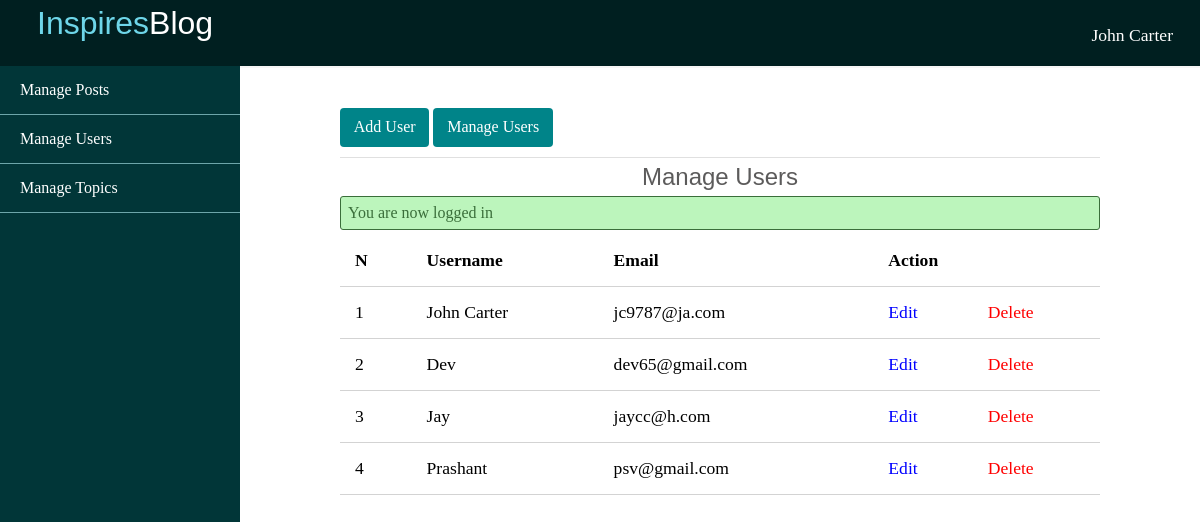
/blogs/admin/users/index.php (signed in), run on the app's committed database.
### tables this page shows
CREATE TABLE IF NOT EXISTS `users` (
  `id` int(11) NOT NULL AUTO_INCREMENT,
  `admin` tinyint(4) NOT NULL,
  `username` varchar(255) NOT NULL,
  `email` varchar(255) NOT NULL,
  `password` varchar(255) NOT NULL,
  `created_at` timestamp NOT NULL DEFAULT CURRENT_TIMESTAMP,
  PRIMARY KEY (`id`),
  UNIQUE KEY `email` (`email`)
);

### blogs/app/controllers/users.php (called while the page is built, shortened)
<?php
include(ROOT_PATH . "/app/database/db.php");
$table='users';
$admin_users = selectAll($table);

### blogs/app/database/db.php (called while the page is built, shortened)
<?php
require('connect.php');
function selectAll($table,$conditions=[])
{
global $conn;
$sql="SELECT *FROM $table";
  if(empty($conditions)){
                $stmt=$conn->prepare($sql);
                $stmt->execute();
                $records=$stmt->get_result()->fetch_all(MYSQLI_ASSOC);
                return $records;
 }
 }

### blogs/admin/users/index.php (the view, shortened to what this page needs)
<?php include(ROOT_PATH . "/app/controllers/users.php");
?>
<!DOCTYPE html>
<html lang="en">
<head>
  <link rel="stylesheet" href="../../css/style.css">
  <link rel="stylesheet" href="../../css/admin.css">
</head>
<body>
 <?php include(ROOT_PATH . "/app/includes/adminHeader.php"); ?>
  <div class="admin-wrapper clearfix">
     <?php include(ROOT_PATH . "/app/includes/adminSidebar.php"); ?>
    <div class="admin-content clearfix">
      <div class="button-group">
        <a href="create.php" class="btn btn-sm">Add User</a>
        <a href="index.php" class="btn btn-sm">Manage Users</a>
      </div>
      <div class="">
        <h2 style="text-align: center;">Manage Users</h2>
          <?php include(ROOT_PATH . "/app/includes/messages.php");?>
        <table>
          <thead>
            <th>N</th>
            <th>Username</th>
            <th>Email</th>
            <th colspan="3">Action</th>
          </thead>
          <tbody>
            <?php foreach($admin_users as $key => $user): ?>
              <tr class="rec">
              <td><?php echo $key +1; ?></td>
              <td><?php echo $user['username']; ?></td>
              <td><?php echo $user['email']; ?></td>
              <td><a href="edit.php?id=<?php echo $user['id']; ?>" class="edit">Edit</a></td>
              <td><a href="index.php?delete_id=<?php echo $user['id']; ?>" class="delete">Delete</a></td>
              </tr>
            <?php endforeach; ?>
          </tbody>
        </table>
      </div>
    </div>
  </div>
</body>
</html>

### blogs/css/style.css (style rules this page uses)
html, body { padding: 0px; margin: 0px; font-family: serif; height: 100%; background: #f6f6f6; }
a { text-decoration: none; color: inherit; }
.logo-text, h1, h2, h3, h4, h5, h6 { font-family: sans-serif; margin: 5px; color: #5c5b5b; font-weight: normal; }
.clearfix::after { content: ''; display: block; clear: both; }
.btn { display: inline-block; font-weight: 400; text-align: center; width: 100%; white-space: nowrap; border: 1px solid transparent; padding: .7rem 1rem; font-size: 1rem; line-height: 1.5; border-radius: .25rem; background: #008489; color: #fff; }
.btn-sm { padding: .5rem .8rem; line-height: 1.3; border-radius: .25rem; }
.delete { color: red; }
.edit { color: blue; }
.admin-wrapper { height: calc(100% - 65px); box-sizing: border-box; }
.admin-wrapper .admin-content { width: 80%; height: 100%; float: left; box-sizing: border-box; padding: 40px 100px 100px; overflow-y: scroll; background: #fff; }
.admin-wrapper .admin-content .button-group { padding-bottom: 10px; border-bottom: 1px solid #e0e0e0; }
.admin-wrapper .admin-content .button-group .btn { width: unset; }
.admin-wrapper .admin-content a { text-decoration: unset; }
table { width: 100%; border-collapse: collapse; font-size: 1.1em; }
th, td { padding: 15px; text-align: left; border-bottom: 1px solid #d3d3d3; }

### blogs/css/admin.css (style rules this page uses)
.admin-wrapper { height: calc(100% - 65px); box-sizing: border-box; }
.admin-wrapper .admin-content { width: 80%; height: 100%; float: left; box-sizing: border-box; padding: 40px 100px 100px; overflow-y: scroll; background: #fff; }
.admin-wrapper .admin-content .button-group { padding-bottom: 10px; border-bottom: 1px solid #e0e0e0; }
.admin-wrapper .admin-content .button-group .btn { width: unset; }
.admin-wrapper .admin-content a { text-decoration: unset; }
table { width: 100%; border-collapse: collapse; font-size: 1.1em; }
th, td { padding: 15px; text-align: left; border-bottom: 1px solid #d3d3d3; }

### data on the page
users: username "John Carter", email "jc9787@ja.com"
users: username "Dev", email "dev65@gmail.com"
users: username "Jay", email "jaycc@h.com"
users: username "Prashant", email "psv@gmail.com"

### other printed values
$_SESSION['username'] "John Carter"
$_SESSION['message'] "You are now logged in"
